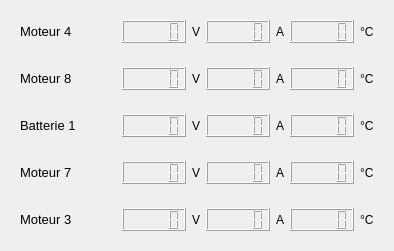
         <widget class="QWidget" name="widget_39" native="true">
          <layout class="QVBoxLayout" name="verticalLayout_10">
           <item>
            <widget class="QWidget" name="widget_46" native="true">
             <property name="maximumSize">
              <size>
               <width>16777215</width>
               <height>16777215</height>
              </size>
             </property>
             <layout class="QHBoxLayout" name="horizontalLayout_48">
              <item>
               <widget class="QLabel" name="M4_4">
                <property name="maximumSize">
                 <size>
                  <width>60</width>
                  <height>33</height>
                 </size>
                </property>
                <property name="font">
                 <font>
                  <pointsize>10</pointsize>
                 </font>
                </property>
                <property name="text">
                 <string>Moteur 4</string>
                </property>
               </widget>
              </item>
              <item>
               <spacer name="horizontalSpacer_40">
                <property name="orientation">
                 <enum>Qt::Horizontal</enum>
                </property>
                <property name="sizeHint" stdset="0">
                 <size>
                  <width>40</width>
                  <height>20</height>
                 </size>
                </property>
               </spacer>
              </item>
              <item>
               <widget class="QLCDNumber" name="VoltageM4_2">
                <property name="minimumSize">
                 <size>
                  <width>0</width>
                  <height>0</height>
                 </size>
                </property>
                <property name="maximumSize">
                 <size>
                  <width>78</width>
                  <height>37</height>
                 </size>
                </property>
               </widget>
              </item>
              <item>
               <widget class="QLabel" name="label_183">
                <property name="maximumSize">
                 <size>
                  <width>60</width>
                  <height>16777215</height>
                 </size>
                </property>
                <property name="text">
                 <string>V</string>
                </property>
               </widget>
              </item>
              <item>
               <widget class="QLCDNumber" name="CurrentM4_2">
                <property name="minimumSize">
                 <size>
                  <width>0</width>
                  <height>0</height>
                 </size>
                </property>
                <property name="maximumSize">
                 <size>
                  <width>78</width>
                  <height>37</height>
                 </size>
                </property>
               </widget>
              </item>
              <item>
               <widget class="QLabel" name="label_184">
                <property name="maximumSize">
                 <size>
                  <width>60</width>
                  <height>16777215</height>
                 </size>
                </property>
                <property name="text">
                 <string>A</string>
                </property>
               </widget>
              </item>
              <item>
               <widget class="QLCDNumber" name="TempM4_2">
                <property name="minimumSize">
                 <size>
                  <width>0</width>
                  <height>0</height>
                 </size>
                </property>
                <property name="maximumSize">
                 <size>
                  <width>78</width>
                  <height>37</height>
                 </size>
                </property>
               </widget>
              </item>
              <item>
               <widget class="QLabel" name="label_185">
                <property name="maximumSize">
                 <size>
                  <width>60</width>
                  <height>16777215</height>
                 </size>
                </property>
                <property name="text">
                 <string>°C</string>
                </property>
               </widget>
              </item>
             </layout>
            </widget>
           </item>
           <item>
            <widget class="QWidget" name="widget_47" native="true">
             <property name="maximumSize">
              <size>
               <width>16777215</width>
               <height>16777215</height>
              </size>
             </property>
             <layout class="QHBoxLayout" name="horizontalLayout_49">
              <item>
               <widget class="QLabel" name="M8_4">
                <property name="maximumSize">
                 <size>
                  <width>60</width>
                  <height>33</height>
                 </size>
                </property>
                <property name="font">
                 <font>
                  <pointsize>10</pointsize>
                 </font>
                </property>
                <property name="text">
                 <string>Moteur 8</string>
                </property>
               </widget>
              </item>
              <item>
               <spacer name="horizontalSpacer_41">
                <property name="orientation">
                 <enum>Qt::Horizontal</enum>
                </property>
                <property name="sizeHint" stdset="0">
                 <size>
                  <width>40</width>
                  <height>20</height>
                 </size>
                </property>
               </spacer>
              </item>
              <item>
               <widget class="QLCDNumber" name="VoltageM8_2">
                <property name="minimumSize">
                 <size>
                  <width>0</width>
                  <height>0</height>
                 </size>
                </property>
                <property name="maximumSize">
                 <size>
                  <width>78</width>
                  <height>37</height>
                 </size>
                </property>
               </widget>
              </item>
              <item>
               <widget class="QLabel" name="label_187">
                <property name="maximumSize">
                 <size>
                  <width>60</width>
                  <height>16777215</height>
                 </size>
                </property>
                <property name="text">
                 <string>V</string>
                </property>
               </widget>
              </item>
              <item>
               <widget class="QLCDNumber" name="CurrentM8_2">
                <property name="minimumSize">
                 <size>
                  <width>0</width>
                  <height>0</height>
                 </size>
                </property>
                <property name="maximumSize">
                 <size>
                  <width>78</width>
                  <height>37</height>
                 </size>
                </property>
               </widget>
              </item>
              <item>
               <widget class="QLabel" name="label_188">
                <property name="maximumSize">
                 <size>
                  <width>60</width>
                  <height>16777215</height>
                 </size>
                </property>
                <property name="text">
                 <string>A</string>
                </property>
               </widget>
              </item>
              <item>
               <widget class="QLCDNumber" name="TempM8_2">
                <property name="minimumSize">
                 <size>
                  <width>0</width>
                  <height>0</height>
                 </size>
                </property>
                <property name="maximumSize">
                 <size>
                  <width>78</width>
                  <height>37</height>
                 </size>
                </property>
               </widget>
              </item>
              <item>
               <widget class="QLabel" name="label_189">
                <property name="maximumSize">
                 <size>
                  <width>60</width>
                  <height>16777215</height>
                 </size>
                </property>
                <property name="text">
                 <string>°C</string>
                </property>
               </widget>
              </item>
             </layout>
            </widget>
           </item>
           <item>
            <widget class="QWidget" name="widget_48" native="true">
             <property name="maximumSize">
              <size>
               <width>16777215</width>
               <height>16777215</height>
              </size>
             </property>
             <layout class="QHBoxLayout" name="horizontalLayout_50">
              <item>
               <widget class="QLabel" name="label_190">
                <property name="minimumSize">
                 <size>
                  <width>50</width>
                  <height>0</height>
                 </size>
                </property>
                <property name="maximumSize">
                 <size>
                  <width>80</width>
                  <height>33</height>
                 </size>
                </property>
                <property name="font">
                 <font>
                  <pointsize>10</pointsize>
                 </font>
                </property>
                <property name="text">
                 <string>Batterie 1</string>
                </property>
               </widget>
              </item>
              <item>
               <spacer name="horizontalSpacer_45">
                <property name="orientation">
                 <enum>Qt::Horizontal</enum>
                </property>
                <property name="sizeHint" stdset="0">
                 <size>
                  <width>40</width>
                  <height>20</height>
                 </size>
                </property>
               </spacer>
              </item>
              <item>
               <widget class="QLCDNumber" name="VoltageB1_2">
                <property name="minimumSize">
                 <size>
                  <width>0</width>
                  <height>0</height>
                 </size>
                </property>
                <property name="maximumSize">
                 <size>
                  <width>78</width>
                  <height>37</height>
                 </size>
                </property>
               </widget>
              </item>
              <item>
               <widget class="QLabel" name="label_191">
                <property name="maximumSize">
                 <size>
                  <width>60</width>
                  <height>16777215</height>
                 </size>
                </property>
                <property name="text">
                 <string>V</string>
                </property>
               </widget>
              </item>
              <item>
               <widget class="QLCDNumber" name="CurrentB1_2">
                <property name="minimumSize">
                 <size>
                  <width>0</width>
                  <height>0</height>
                 </size>
                </property>
                <property name="maximumSize">
                 <size>
                  <width>78</width>
                  <height>37</height>
                 </size>
                </property>
               </widget>
              </item>
              <item>
               <widget class="QLabel" name="label_192">
                <property name="maximumSize">
                 <size>
                  <width>60</width>
                  <height>16777215</height>
                 </size>
                </property>
                <property name="text">
                 <string>A</string>
                </property>
               </widget>
              </item>
              <item>
               <widget class="QLCDNumber" name="TempB1_2">
                <property name="minimumSize">
                 <size>
                  <width>0</width>
                  <height>0</height>
                 </size>
                </property>
                <property name="maximumSize">
                 <size>
                  <width>78</width>
                  <height>37</height>
                 </size>
                </property>
               </widget>
              </item>
              <item>
               <widget class="QLabel" name="label_193">
                <property name="maximumSize">
                 <size>
                  <width>60</width>
                  <height>16777215</height>
                 </size>
                </property>
                <property name="text">
                 <string>°C</string>
                </property>
               </widget>
              </item>
             </layout>
            </widget>
           </item>
           <item>
            <widget class="QWidget" name="widget_49" native="true">
             <property name="maximumSize">
              <size>
               <width>16777215</width>
               <height>16777215</height>
              </size>
             </property>
             <layout class="QHBoxLayout" name="horizontalLayout_51">
              <item>
               <widget class="QLabel" name="M7_4">
                <property name="maximumSize">
                 <size>
                  <width>60</width>
                  <height>33</height>
                 </size>
                </property>
                <property name="font">
                 <font>
                  <pointsize>10</pointsize>
                 </font>
                </property>
                <property name="text">
                 <string>Moteur 7</string>
                </property>
               </widget>
              </item>
              <item>
               <spacer name="horizontalSpacer_42">
                <property name="orientation">
                 <enum>Qt::Horizontal</enum>
                </property>
                <property name="sizeHint" stdset="0">
                 <size>
                  <width>40</width>
                  <height>20</height>
                 </size>
                </property>
               </spacer>
              </item>
              <item>
               <widget class="QLCDNumber" name="VoltageM7_2">
                <property name="minimumSize">
                 <size>
                  <width>0</width>
                  <height>0</height>
                 </size>
                </property>
                <property name="maximumSize">
                 <size>
                  <width>78</width>
                  <height>37</height>
                 </size>
                </property>
               </widget>
              </item>
              <item>
               <widget class="QLabel" name="label_195">
                <property name="maximumSize">
                 <size>
                  <width>60</width>
                  <height>16777215</height>
                 </size>
                </property>
                <property name="text">
                 <string>V</string>
                </property>
               </widget>
              </item>
              <item>
               <widget class="QLCDNumber" name="CurrentM7_2">
                <property name="minimumSize">
                 <size>
                  <width>0</width>
                  <height>0</height>
                 </size>
                </property>
                <property name="maximumSize">
                 <size>
                  <width>78</width>
                  <height>37</height>
                 </size>
                </property>
               </widget>
              </item>
              <item>
               <widget class="QLabel" name="label_196">
                <property name="maximumSize">
                 <size>
                  <width>60</width>
                  <height>16777215</height>
                 </size>
                </property>
                <property name="text">
                 <string>A</string>
                </property>
               </widget>
              </item>
              <item>
               <widget class="QLCDNumber" name="TempM7_2">
                <property name="minimumSize">
                 <size>
                  <width>0</width>
                  <height>0</height>
                 </size>
                </property>
                <property name="maximumSize">
                 <size>
                  <width>78</width>
                  <height>37</height>
                 </size>
                </property>
               </widget>
              </item>
              <item>
               <widget class="QLabel" name="label_197">
                <property name="maximumSize">
                 <size>
                  <width>60</width>
                  <height>16777215</height>
                 </size>
                </property>
                <property name="text">
                 <string>°C</string>
                </property>
               </widget>
              </item>
             </layout>
            </widget>
           </item>
           <item>
            <widget class="QWidget" name="widget_50" native="true">
             <property name="maximumSize">
              <size>
               <width>16777215</width>
               <height>16777215</height>
              </size>
             </property>
             <layout class="QHBoxLayout" name="horizontalLayout_52">
              <item>
               <widget class="QLabel" name="M3_4">
                <property name="maximumSize">
                 <size>
                  <width>60</width>
                  <height>33</height>
                 </size>
                </property>
                <property name="font">
                 <font>
                  <pointsize>10</pointsize>
                 </font>
                </property>
                <property name="text">
                 <string>Moteur 3</string>
                </property>
               </widget>
              </item>
              <item>
               <spacer name="horizontalSpacer_46">
                <property name="orientation">
                 <enum>Qt::Horizontal</enum>
                </property>
                <property name="sizeHint" stdset="0">
                 <size>
                  <width>40</width>
                  <height>20</height>
                 </size>
                </property>
               </spacer>
              </item>
              <item>
               <widget class="QLCDNumber" name="VoltageM3_2">
                <property name="minimumSize">
                 <size>
                  <width>0</width>
                  <height>0</height>
                 </size>
                </property>
                <property name="maximumSize">
                 <size>
                  <width>78</width>
                  <height>37</height>
                 </size>
                </property>
               </widget>
              </item>
              <item>
               <widget class="QLabel" name="label_199">
                <property name="maximumSize">
                 <size>
                  <width>60</width>
                  <height>16777215</height>
                 </size>
                </property>
                <property name="text">
                 <string>V</string>
                </property>
               </widget>
              </item>
              <item>
               <widget class="QLCDNumber" name="CurrentM3_2">
                <property name="minimumSize">
                 <size>
                  <width>0</width>
                  <height>0</height>
                 </size>
                </property>
                <property name="maximumSize">
                 <size>
                  <width>78</width>
                  <height>37</height>
                 </size>
                </property>
               </widget>
              </item>
              <item>
               <widget class="QLabel" name="label_200">
                <property name="maximumSize">
                 <size>
                  <width>60</width>
                  <height>16777215</height>
                 </size>
                </property>
                <property name="text">
                 <string>A</string>
                </property>
               </widget>
              </item>
              <item>
               <widget class="QLCDNumber" name="TempM3_2">
                <property name="minimumSize">
                 <size>
                  <width>0</width>
                  <height>0</height>
                 </size>
                </property>
                <property name="maximumSize">
                 <size>
                  <width>78</width>
                  <height>37</height>
                 </size>
                </property>
               </widget>
              </item>
              <item>
               <widget class="QLabel" name="label_201">
                <property name="maximumSize">
                 <size>
                  <width>60</width>
                  <height>16777215</height>
                 </size>
                </property>
                <property name="text">
                 <string>°C</string>
                </property>
               </widget>
              </item>
             </layout>
            </widget>
           </item>
          </layout>
         </widget>
